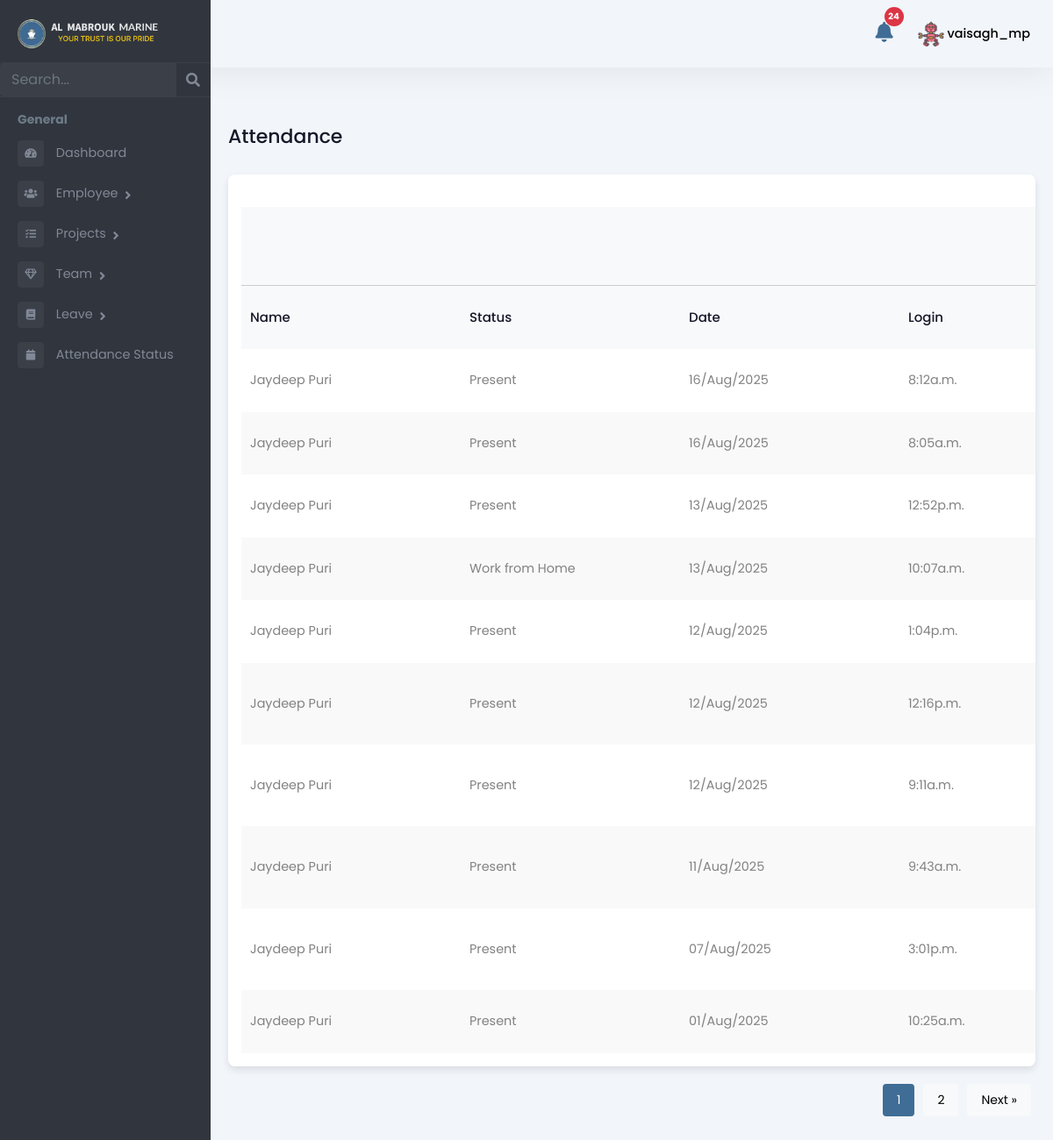
Page /manager/employee/attendance/ (signed in) on the committed database.
### Admin/models.py (models this page shows, shortened)
class Employee(models.Model):
    user = models.OneToOneField(User, on_delete=models.CASCADE, related_name='employee_profile')
    is_employee = models.BooleanField(default=False)
    is_manager = models.BooleanField(default=False)
    is_administration = models.BooleanField(default=False)
    is_hr = models.BooleanField(default=False)
    rank = models.CharField(max_length=255, blank=True, null=True)
    salary = models.DecimalField(max_digits=10, decimal_places=2, blank=True, null=True)
    work_days = models.DecimalField(max_digits=10, decimal_places=2, default=0, blank=True)
    holidays = models.IntegerField(null=True, blank=True)
    overseas_days = models.IntegerField(default=0)
    date_of_birth = models.DateField(null=True, blank=True)
    phone_number = models.CharField(max_length=15, blank=True, null=True)
    date_of_join = models.DateField(null=True, blank=True)
    address = models.TextField(blank=True, null=True)
    profile_picture = models.ImageField(upload_to="profile_pictures/", null=True, blank=True)

class Attendance(models.Model):
    LOCATION_CHOICES = [
        ('DMC', 'DMC Warehouse'),
        ('DMC_PRT', 'DMC Port'),
        ('FUJ', 'FUJ'),
        ('KFK', 'KFK'),
        ('ABU', 'Abu Dhabi'),
        ('BDO', 'Bur Dubai Office'),
        ('SHJ_KP', 'Sharjah Khalid Port'),
        ('SHJ_HP', 'Sharjah Hamriya Port'),
        ('AJM_PRT', 'Ajman Port'),
        ('ABU_KP', 'Abu Dhabi Khalifa Port'),
        ('ABU_MP', 'Abu Dhabi Mussafah Port'),
        ('RAK_JZP', 'RAK Al Jazeera Port'),
        ('RAK_MCP', 'RAK Maritime City'),
        ('RAK_SRP', 'RAK Steven Rock Port'),
        ('DXB_DMC', 'Dubai Maritime City Port'),
        ('DXB_PR', 'Port Rashid'),
        ('DXB_HP', 'Dubai Hamriya Port'),
        ('DXB_MHJ', 'Dubai Marina Harbor Jumeirah'),
        ('DXB_AJD', 'Al Jadaf Port Dubai'),
        ('OVERSEAS', 'Overseas'),
    ]
    STATUS_CHOICES = [
        ('PENDING', 'Pending'),
        ('APPROVED', 'Approved'),
        ('REJECTED', 'Rejected'),
    ]
    ATTENDANCE_STATUS = [
        ('PRESENT', 'Present'),
        ('WORK FROM HOME', 'Work from Home'),
    ]
    employee = models.ForeignKey(
        Employee, related_name='attendance_set', on_delete=models.CASCADE
    )
    project = models.ForeignKey(
        'Project', on_delete=models.SET_NULL, null=True, blank=True, related_name='attendance_set'
    )  # New field added
    login_time = models.DateTimeField(null=True, blank=True)
    log_out_time = models.DateTimeField(null=True, blank=True)
    total_hours_of_work = models.DecimalField(max_digits=10, decimal_places=2, null=True, blank=True)
    location = models.CharField(max_length=20, choices=LOCATION_CHOICES, null=True, blank=True)
    vessel = models.ForeignKey(
    Vessel, on_delete=models.SET_NULL, null=True, blank=True, related_name='attendance_records')
    attendance_status = models.CharField(max_length=20, choices=ATTENDANCE_STATUS, null=True, blank=True)
    status = models.CharField(max_length=10, choices=STATUS_CHOICES, default='PENDING')
    rejection_reason = models.TextField(null=True, blank=True)
    rejected_by = models.ForeignKey(User, on_delete=models.SET_NULL, null=True, blank=True, related_name='rejected_attendance')
    travel_in_time = models.DateTimeField(null=True, blank=True)
    travel_out_time = models.DateTimeField(null=True, blank=True)
    total_travel_time = models.DecimalField(max_digits=10, decimal_places=2, null=True, blank=True)

### manager/views.py (the view)
# urls.py: path('employee/attendance/', views.attendance_list, name='attendance_list'),
@login_required
def attendance_list(request):
    search_query = request.GET.get('search', '')
    try:
        current_manager = request.user.employee_profile
    except Employee.DoesNotExist:
        return redirect('no_employee_profile')
    if not current_manager.is_manager:
        return redirect('no_permission_page')
    teams = Team.objects.filter(manager=current_manager).prefetch_related(
        Prefetch(
            'employees',
            queryset=Employee.objects.filter(is_employee=True).select_related('user').prefetch_related(
                'teams_assigned',  # Fetch teams directly
                Prefetch(
                    'attendance_set',
                    queryset=Attendance.objects.select_related('employee', 'project').order_by('-login_time'),
                    to_attr='attendance_records'
                )
            ),
            to_attr='team_employees'
        )
    )
    employees = []
    for team in teams:
        employees.extend(team.team_employees)
    employees = list(set(employees))
    attendance_records = []
    for employee in employees:
        attendance_records.extend(employee.attendance_records)
    if search_query:
        attendance_records = [
            record for record in attendance_records
            if search_query.lower() in record.employee.user.username.lower()
        ]
    attendance_records = sorted(
        attendance_records, key=lambda x: x.login_time, reverse=True)
    for record in attendance_records:
        record.matching_teams = record.employee.teams_assigned.filter(project=record.project)
    paginator = Paginator(attendance_records, 10)
    page_number = request.GET.get('page')
    page_obj = paginator.get_page(page_number)
    context = {
        "role": "Manager",
        'attendance_records': page_obj,
        'search_query': search_query,
    }
    return render(request, 'Manager/attendance_list.html', context)

### Admin/templatetags/custom_filters.py (called while the page is built)
@register.filter
def format_work_duration(decimal_hours):
    if decimal_hours is None:
        return "00:00"
    try:
        total_seconds = int(float(decimal_hours) * 3600)
        if total_seconds < 3600:
            minutes = total_seconds // 60
            seconds = total_seconds % 60
            return f"{minutes:02d}:{seconds:02d} min"
        else:
            hours = total_seconds // 3600
            minutes = (total_seconds % 3600) // 60
            return f"{hours:02d}:{minutes:02d} hrs"
    except (ValueError, TypeError):
        return "00:00"

### templates/Manager/attendance_list.html (shortened to what this page needs)
{% extends 'Manager/managerbase.html' %}
{% load custom_filters %}
{% load static %}
{% block content %}
<div class="emply-list-wraper">
    <div class="pg-title">
        <h1>Attendance</h1>
    </div>
    <div class="widget-box table-wdgt">
        <table id="employeeTable">
            <thead>
                <tr style="border-bottom: 1px solid #ccc">
                    <th></th>
                    <th></th>
                    <th></th>
                    <th></th>
                </tr>
            </thead>
            <thead>
                <tr>
                    <th>Name</th>
                    <th>Status</th>
                    <th>Date</th>
                    <th>Login</th>
                </tr>
            </thead>
            <tbody>
                {% for record in attendance_records %}
                <tr>
                    <td><a href="{% url 'attendance_detail_view' record.pk %}">{{ record.employee.user.get_full_name }}</a></td>
                    <td>{{ record.get_attendance_status_display }}</td>
                    <td>{{ record.login_time.date|date:"d/M/Y" }}</td>
                    <td>{{ record.login_time|time:"g:ia" }}</td>
                </tr>
                {% endfor %}
            </tbody>
        </table>
    </div>
    <div class="pagination" id="pagination">
    {% with attendance_records.number as current %}
        {% for num in attendance_records.paginator.page_range %}
            {% if num >= current|add:'-1' and num <= current|add:'1' %}
                <a href="?page={{ num }}">
                    <button class="{% if num == current %}active{% endif %}">{{ num }}</button>
                </a>
            {% endif %}
        {% endfor %}
    {% endwith %}
    {% if attendance_records.has_next %}
        <a href="?page={{ attendance_records.next_page_number }}">
            <button>Next &raquo;</button>
        </a>
    {% endif %}
</div>
</div>
{% endblock %}

### templates/Manager/managerbase.html (shortened to what this page needs)
{% load static %}
<!DOCTYPE html>
<html lang="en">
<head>
    <link rel="stylesheet" href="{% static 'assets/vendor/bootstrap/css/bootstrap.min.css' %}" />
    <link href="https://use.fontawesome.com/releases/v5.0.6/css/all.css" rel="stylesheet" />
    <link rel="stylesheet" href="{% static 'assets/styles.css' %}" />
    <link href="https://cdn.jsdelivr.net/npm/select2@4.0.13/dist/css/select2.min.css" rel="stylesheet" />
    <link href="https://cdn.jsdelivr.net/npm/bootstrap-icons@1.11.3/font/bootstrap-icons.css" rel="stylesheet">
    <link rel="stylesheet" href="{% static 'assets/css/style.css' %}" />
</head>
<body>
    <header>
      <div class="mb-top-hdr">
        <div class="hdr-notification">
        <a href="#" id="open-notification-popup">
            <button type="button" class="btn btn-primary position-relative">
                <i class="fas fa-bell"></i>
                <span id="notification-count" class="position-absolute top-0 start-100 translate-middle badge rounded-pill bg-danger">
                </span>
            </button>
        </a>
    </div>
      <div class="hdr-user">
          <div class="dropdown">
              <button class="btndropdown-toggle" type="button" id="dropdownMenuButton1"
                  data-bs-toggle="dropdown" aria-expanded="false">
                  {% if request.user.employee_profile.profile_picture %}
                      <img src="{{ request.user.employee_profile.profile_picture.url }}"
                           alt="Profile Picture"
                           class="rounded-circle"
                           style="width: 30px; height: 30px; object-fit: cover;">
                  {% else %}
                      <i class="fas fa-user"></i>
                  {% endif %}
                  <span>{{ request.user.first_name }}_{{ request.user.last_name }}</span>
              </button>
          </div>
      </div>
      </div>
  </header>
    <div class="page-wrapper chiller-theme toggled"  id="content">
        <nav id="sidebar"  class="sidebar-wrapper sidebar">
            <div class="sidebar-content">
              <div class="sidebar-brand">
                <a href="{% url 'manager-dashboard' %}"><img src="{% static 'assets/images/almabrouk-logo.webp' %}"
                  alt="Almabrouk Marine Logo" /></a>
              </div>
              <div class="sidebar-search">
                <form method="get" action="{% url 'manager_search_redirect' %}">
                  <div class="input-group">
                    <input
                      type="text"
                      name="search"
                      class="form-control search-menu"
                      placeholder="Search..."
                      value="{{ search_query }}"
                    />
                    <div class="input-group-append">
                  <button class="input-group-text" type="submit" style="border: none; background: none;">
                    <i class="fa fa-search" aria-hidden="true"></i>
                  </button>
                </div>
                  </div>
                </form>
              </div>
              <div class="sidebar-menu">
                <ul>
                  <li class="header-menu">
                    <span>General</span>
                  </li>
                  <li>
                    <a href="{% url 'manager-dashboard' %}">
                      <i class="fa fa-tachometer-alt"></i>
                      <span>Dashboard</span>
                    </a>
                  </li>
                  <li class="sidebar-dropdown">
                    <a href="#">
                      <i class="fas fa-users"></i>
                      <span>Employee</span>
                    </a>
                  </li>
                  <li class="sidebar-dropdown">
                    <a href="#">
                      <i class="fas fa-tasks"></i>
                      <span>Projects</span>
                    </a>
                  </li>
                  <li class="sidebar-dropdown">
                    <a href="#">
                      <i class="far fa-gem"></i>
                      <span>Team</span>
                    </a>
                  </li>
                  <li class="sidebar-dropdown">
                    <a href="#">
                      <i class="fa fa-book"></i>
                      <span>Leave</span>
                    </a>
                  </li>
                  <li>
                    <a href="{% url 'attendance_status' %}">
                      <i class="fa fa-calendar"></i>
                      <span>Attendance Status</span>
                    </a>
                  </li>
                </ul>
              </div>
            </div>
          </nav>
        {% block content %}
        {% endblock %}
    </div>
</body>
</html>

### rows in the picture
Attendance: employee.user.get_full_name "Jaydeep Puri", attendance_status "Present", login_time "16/Aug/2025", login_time "8:12a.m."
Attendance: employee.user.get_full_name "Jaydeep Puri", attendance_status "Present", login_time "16/Aug/2025", login_time "8:05a.m."
Attendance: employee.user.get_full_name "Jaydeep Puri", attendance_status "Present", login_time "13/Aug/2025", login_time "12:52p.m."
Attendance: employee.user.get_full_name "Jaydeep Puri", attendance_status "Work from Home", login_time "13/Aug/2025", login_time "10:07a.m."
Attendance: employee.user.get_full_name "Jaydeep Puri", attendance_status "Present", login_time "12/Aug/2025", login_time "1:04p.m."
Attendance: employee.user.get_full_name "Jaydeep Puri", attendance_status "Present", login_time "12/Aug/2025", login_time "12:16p.m."
Attendance: employee.user.get_full_name "Jaydeep Puri", attendance_status "Present", login_time "12/Aug/2025", login_time "9:11a.m."
Attendance: employee.user.get_full_name "Jaydeep Puri", attendance_status "Present", login_time "11/Aug/2025", login_time "9:43a.m."
Attendance: employee.user.get_full_name "Jaydeep Puri", attendance_status "Present", login_time "07/Aug/2025", login_time "3:01p.m."
Attendance: employee.user.get_full_name "Jaydeep Puri", attendance_status "Present", login_time "01/Aug/2025", login_time "10:25a.m."

### other values in the picture
{{ request.user.first_name }} "vaisagh"
{{ request.user.last_name }} "mp"
{{ num }} "1" "2"
